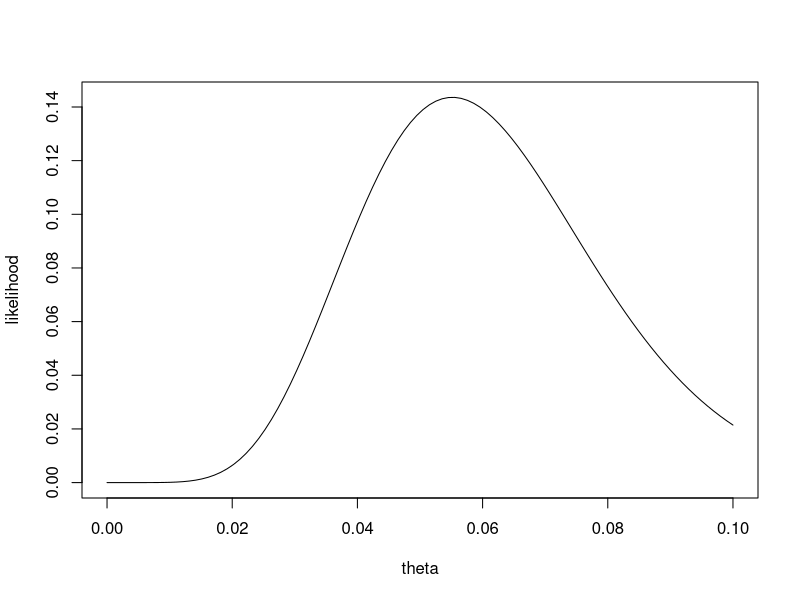
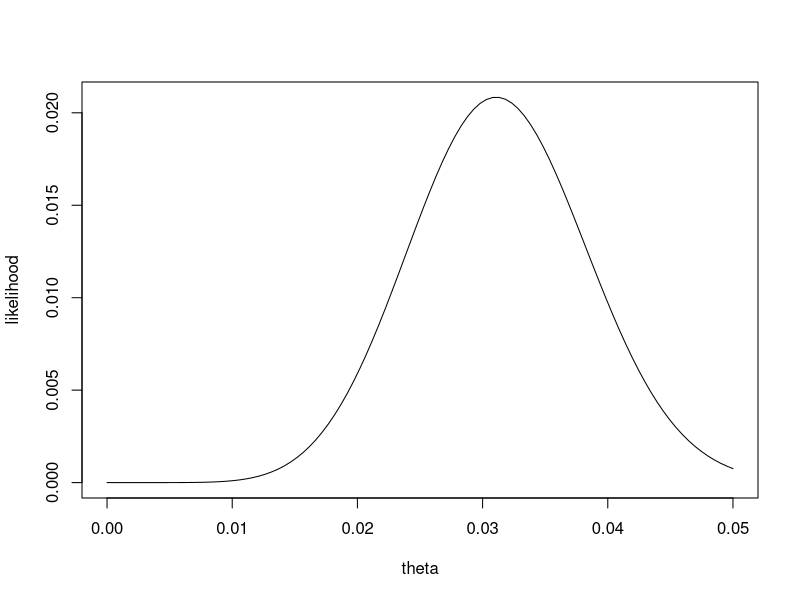

Reproduce these figures in R, in order.
## ---- chunk 1
E <- 145
k <- 8
theta <- .01
L <- function(theta) dbinom(k, size = E, prob = theta)
## ---- chunk 2
x <- seq(0,.10, length = 100)
y <- L(x)
plot(x, y, type = "l", xlab = "theta", ylab = "likelihood")
## ---- chunk 3
nschools <- 10
Lschools <- function(theta) {
  prob_of_k <- dbinom(k, size = E, prob = theta)
  less_than_k <- pbinom(k - 0.5, size = E, prob = theta)^(nschools - 1)
  prob_of_k * less_than_k
}
## ---- chunk 4
x <- seq(0,.05, length = 100)
y <- Lschools(x)
plot(x, y, type = "l", xlab = "theta", ylab = "likelihood")
